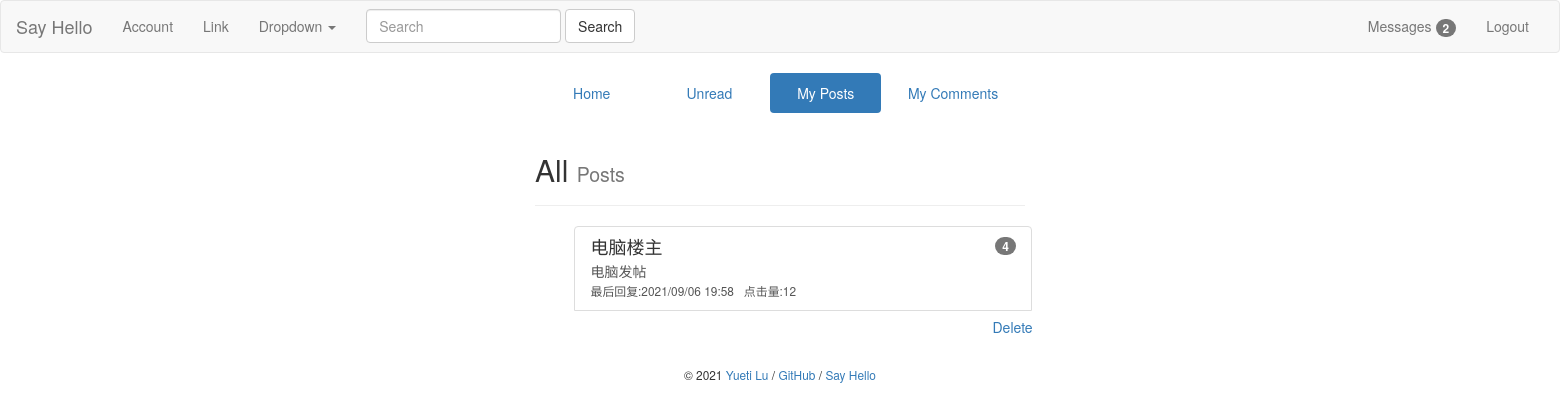
The page /admin/posts (signed in) on the database as committed earlier.
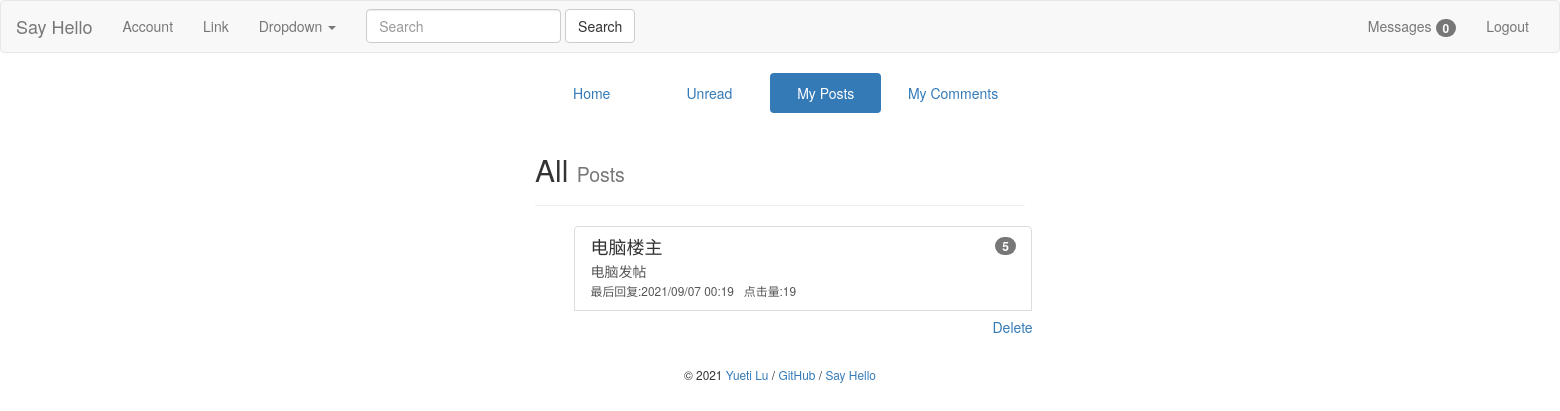
The same page on the database as committed later.
### bluelog/models.py (models this page shows)
class Post(db.Model):
    id = db.Column(db.Integer, primary_key=True)
    title = db.Column(db.String(60))
    body = db.Column(db.Text)
    name = db.Column(db.String(60))
    clickNum = db.Column(db.Integer, default=0)
    commentNum = db.Column(db.Integer, default=0)
    postTime = db.Column(db.DateTime, default=datetime.now)
    timestamp = db.Column(db.DateTime, default=datetime.now)
    user_id = db.Column(db.Integer, db.ForeignKey('user.id'))
    user = db.relationship('User', back_populates='posts')
    comments = db.relationship('Comment', back_populates='post', cascade='all,delete-orphan')

### bluelog/blueprints/admin.py (the view)
@admin_bp.route('/posts')
def managePosts():
    if not current_user.is_authenticated:
        return redirect(url_for('blog.index'))
    else:
        allPosts = Post.query.filter(Post.user_id == current_user.id).all()
        return render_template('admin/managePosts.html', posts=allPosts)

### bluelog/forms.py
class SearchForm(FlaskForm):
    body = StringField('SearchMessage', validators=[DataRequired()])
    submit = SubmitField('Search')

### bluelog/__init__.py (called while the page is built)
def register_template_context(app):
    @app.context_processor
    def injectSearchForm():
        searchForm = SearchForm()
        return dict(searchForm=searchForm)
    @app.context_processor
    def injectUnreadMessage():
        if current_user.is_authenticated:
            user = User.query.get(current_user.id)
            unreadMessageNum = UnreadMessage.query.filter(and_(UnreadMessage.user_id == user.id,
                                                               UnreadMessage.haveRead == 0)).count()
            return dict(unreadMessageNum=unreadMessageNum)
        else:
            return dict(unreadMessageNum=0)

### bluelog/extensions.py (called while the page is built)
@login_manager.user_loader
def load_user(user_id):
    from bluelog.models import User
    user = User.query.get(int(user_id))
    return user

### bluelog/templates/admin/managePosts.html
{% extends 'base.html' %}
{% from "macros.html" import show_flash with context %}
{% from "macros.html" import show_footer %}
{% from "macros.html" import show_post_in_admin %}
{% block content %}
    <div class="col-md-4"></div>
    <div class="col-md-4">
        <ul class="nav nav-pills nav-justified">
            <li role="presentation"><a href="{{ url_for('admin.index') }}">Home</a></li>
            <li role="presentation"><a href="{{ url_for('admin.manageUnreadMessages') }}">Unread</a></li>
            <li role="presentation" class="active"><a href="{{ url_for('admin.managePosts') }}">My Posts</a></li>
            <li role="presentation"><a href="{{ url_for('admin.manageComments') }}">My Comments</a></li>
        </ul>
        <div class="page-header">
            <h2>All <small>Posts</small></h2>
        </div>
        <ul class="list-group" style="margin:0 auto; width:90%">
            {% for post in posts %}
                {{ show_post_in_admin(post) }}
            {% endfor %}
        </ul>
        {{ show_footer() }}
    </div>
    <div class="col-md-4"></div>
{% endblock content %}

### bluelog/templates/macros.html (shortened to what this page needs)
{% macro show_footer() %}
    <footer class="text-center" style="margin-top: 20px;">
        <small> &copy; 2021 <a href="https://github.com/luyueti111" title="Written by Grey Li">Yueti Lu</a> /
            <a href="https://github.com/luyueti111/Bluelog" title="Fork me on GitHub">GitHub</a> /
            <a href="{{ url_for('blog.hello') }}" title="A HelloFlask project">Say Hello</a>
        </small>
    </footer>
{% endmacro %}
{% macro show_post_in_admin(post) %}
    <div class="container">
        <div class="row">
            <div class="col-md-5">
                <a class="list-group-item" href="{{ url_for('blog.replyPage', post_id=post.id) }}">
                    <span class="badge">{{ post.commentNum }}</span>
                    <h4 class="list-group-item-heading">{{ post.title }}</h4>
                    <p class="list-group-item-text"
                       style="width: 100%; word-break: break-all; word-wrap: break-word">{{ post.body }}</p>
                    <small style="right: 0">
                        最后回复:{{ post.timestamp.strftime('%Y/%m/%d %H:%M') }}&nbsp;&nbsp;
                    </small>
                    <small>点击量:{{ post.clickNum }}&nbsp;&nbsp;</small>
                </a>
                <div class="container">
                    <div class="row">
                        <div class="col-md-4"></div>
                        <div class="col-md-1">
                            <a href="{{ url_for('admin.deletePost', post_id=post.id) }}"
                               class="btn btn-link text-right"
                               onclick="return confirm('Are you Sure?')" style="margin-right: 5%">Delete</a>
                        </div>
                    </div>
                </div>
            </div>
        </div>
    </div>
{% endmacro %}

Rows that differ between the two databases and show on the page:
changed Post "电脑楼主": commentNum "4" → "5"; timestamp "2021/09/06 19:58" → "2021/09/07 00:19"; clickNum "12" → "19"
Other text that changed with them:
{{ unreadMessageNum }}: "2" → "0"
